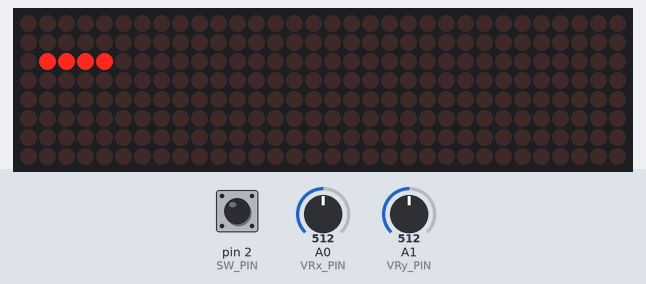
Bench run of a program on a simulated Arduino Uno, built with avr-gcc and run on an emulated ATmega328P. Shown: 32×8 LED matrix. Inputs (shaded band) come from the test bench; at power-on: A1 (VRy_PIN) = 512, pin 2 (SW_PIN) HIGH, A0 (VRx_PIN) = 512. Random numbers use the default seed unless the program sets one; what the program prints to the serial monitor is not drawn.

Above: at 1.2 s.
1.3 s: A1 (VRy_PIN) set to 900
At 3.2 s:
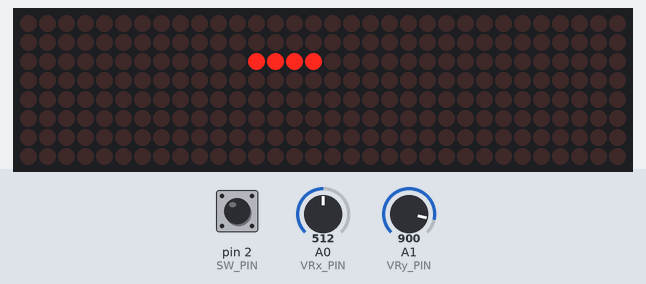
3.3 s: pin 2 (SW_PIN) pulled LOW for 3.2 s
At 6.61 s:
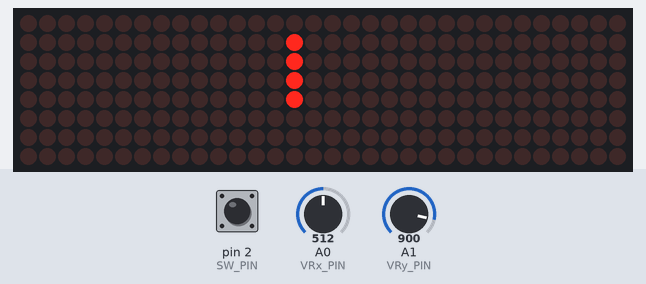
7.1 s: A0 (VRx_PIN) set to 592
9.2 s: A0 (VRx_PIN) set to 613
At 9.5 s:
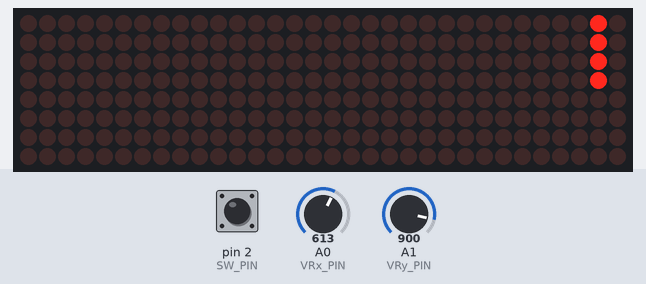
11.1 s: pin 2 (SW_PIN) pulled LOW for 0.15 s
At 11.79 s:
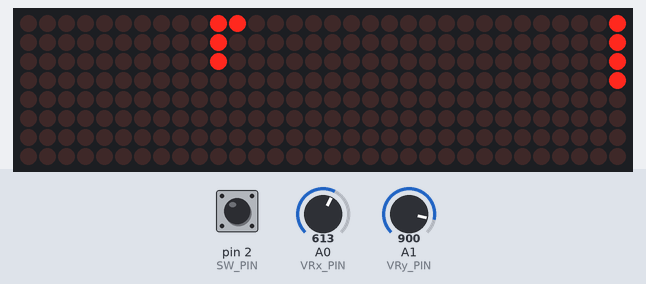
11.8 s: A1 (VRy_PIN) set to 1023
At 12.71 s:
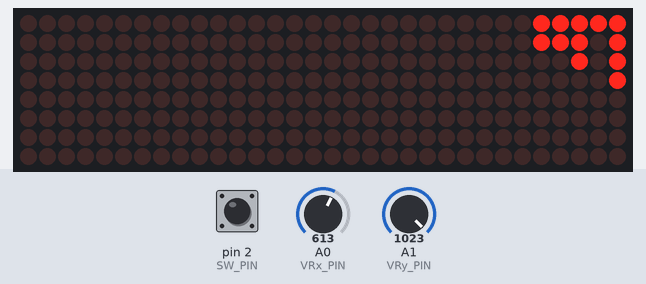
Timing chart, 0 to 14.8 s (numbered marks = the images above; inputs shaded):
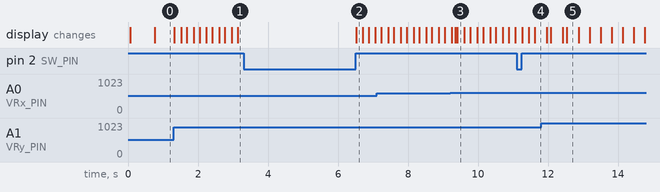

Measured:
- the behaviour switches between 600 and 601 on A0 (VRx_PIN) (found by bisection; images 2 and 3)

The program:

main.cpp
```cpp
/**
 * TETRIS GAME - SOLID REFACTORED
 * ═══════════════════════════════════════════════════════════════════════════
 *
 * ЦЕ ГОЛОВНИЙ ФАЙЛ ПРОГРАМИ - ТОЧКА ВХОДУ
 *
 * АРХІТЕКТУРА ПРОЕКТУ (як будівля з поверхів):
 * ┌─────────────────────────────────────────┐
 * │  main.cpp - ВХІД (1-й поверх)          │  ← Тут все починається
 * │  Ініціалізація + головний цикл         │
 * └────────────┬────────────────────────────┘
 *              │ скоординував
 * ┌────────────▼────────────────────────────┐
 * │  GameEngine.h - ЦЕНТР (2-й поверх)     │  ← Командний центр гри
 * │  Керує всіма компонентами              │
 * └────────────┬────────────────────────────┘
 *              │ використовує
 *    ┌─────────┼─────────┬──────────────┐
 *    │         │         │              │
 * ┌──▼──┐  ┌──▼──┐  ┌──▼──┐  ┌──▼──────┐
 * │Field│  │Block│  │Input│  │ Render   │
 * │ОТ   │  │CTRL │  │Handler      │
 * │(по) │  │(рух)│  │(кнопки)   │(вивід)  │
 * └─────┘  └─────┘  └─────┘  └──────────┘
 *
 * ПРИНЦИПИ SOLID (5 правил доброго коду):
 * ═══════════════════════════════════════════════════════════════════════════
 *
 * S - Single Responsibility (Одна відповідальність)
 *     → Кожен клас робить ОДНЕ, але робить це добре
 *     → Приклад: GameField тільки керує полем, не малює його
 *
 * O - Open/Closed (Відкрито для розширення, закрито для змін)
 *     → Легко додавати нові фічі без зміни старого коду
 *     → Приклад: можна додати новий тип блоку без змін GameEngine
 *
 * L - Liskov Substitution (Заміна без проблем)
 *     → Підклас можна використовувати замість батька
 *     → Приклад: будь-який Block можна використовувати як Block
 *
 * I - Interface Segregation (Маленькі інтерфейси)
 *     → Не змушуйте клас реалізувати непотрібні методи
 *     → Приклад: InputHandler не має методів для малювання
 *
 * D - Dependency Inversion (Залежіть від ідей, не від реалізації)
 *     → Передавайте залежності як параметри конструктора
 *     → Приклад: GameEngine отримує ledControl, а не створює його
 */

#include <Arduino.h>
#include <LedControl.h>
#include "core/GameEngine.h"

// ═══════════════════════════════════════════════════════════════════════════
// КОНФІГУРАЦІЯ АПАРАТУРИ (піни Arduino)
// ═══════════════════════════════════════════════════════════════════════════
// Це місця, де підключено фізичні пристрої до Arduino

// LED матриця (MAX7219) піни
#define DIN_PIN 6      // Data IN (передача даних)
#define CLK_PIN 5      // Clock (синхронізація)
#define CS_PIN 3       // Chip Select (вибір мікросхеми)
#define NUM_MODULES 4  // Кількість модулів 8x8 LED (4 модулі = 32 пікселя висоти)

// Джойстик піни
#define VRx_PIN A0     // Вісь X (вліво-вправо)
#define VRy_PIN A1     // Вісь Y (вгору-вниз)
#define SW_PIN 2       // Кнопка (поворот блока)

// Параметри гри
const int SCREEN_WIDTH = 8;      // Ширина екрану: 8 пікселів
const int SCREEN_HEIGHT = 32;    // Висота екрану: 8 * 4 модулей = 32 пікселя

// ═══════════════════════════════════════════════════════════════════════════
// ГЛОБАЛЬНІ ОБЄКТИ (СИНГЛТОНИ - один на весь проект)
// ═══════════════════════════════════════════════════════════════════════════
// Ці обєкти існують від початку та до кінця програми

// LedControl - обєкт для керування LED матрицею
// (передаємо йому піни, щоб він знав як комунікувати)
LedControl ledControl(DIN_PIN, CLK_PIN, CS_PIN, NUM_MODULES);

// JoystickInput - обєкт для читання джойстика (палиці керування)
JoystickInput joystick(VRx_PIN, VRy_PIN);

// ButtonInput - обєкт для читання кнопки (повороту)
ButtonInput rotateButton(SW_PIN);

// GameEngine - головний клас гри (FACADE паттерн)
// Це центр командування - він керує всім!
// Буде створено у setup() як локальна змінна
GameEngine *gameEngine = nullptr;

// ═══════════════════════════════════════════════════════════════════════════
// ФУНКЦІЇ ARDUINO
// ═══════════════════════════════════════════════════════════════════════════

/**
 * setup() - ЗАПУСК ПРОГРАМИ
 *
 * Виконується ОДИН РАЗ на початку
 * Тут ми ініціалізуємо (готуємо до роботи) всі компоненти
 */
void setup() {
    // Запустити послідовний монітор (для DEBUG інформації)
    Serial.begin(9600);

    // Ініціалізувати генератор випадкових чисел
    // (потрібен для випадкового вибору фігур)
    randomSeed(analogRead(0));

    // СТВОРИТИ ЦЕНТР КОМАНДУВАННЯ ГОРИ
    // Тепер використовуємо динамічне виділення пам'яті
    // Це необхідно тому що GameEngine потребує посилань на інші обєкти
    // які мають довгий жиночний цикл (весь час програми)
    gameEngine = new GameEngine(
        SCREEN_WIDTH,
        SCREEN_HEIGHT,
        NUM_MODULES,
        ledControl,
        joystick,
        rotateButton
    );

    // Розпочати нову гру
    gameEngine->init();

    // Надіслати повідомлення на комп'ютер (DEBUG)
    Serial.println("Game Started!");
}


/**
 * loop() - ГОЛОВНИЙ ЦИ ПРОГРАМИ
 *
 * Виконується ПОСТІЙНО (тисячі разів на секунду)
 * Це як серцебиття програми - без цього гра не рухається
 */
void loop() {
    // КРОК 1: Оновити один кадр гри
    // (обробити введення, перемістити блок, перевірити колізії)
    gameEngine->update();

    // КРОК 2: Перевірити чи гра закінчена
    if (gameEngine->getGameOverStatus()) {
        // Вивести на екран результат гри
        Serial.print("GAME OVER! Score: ");
        Serial.println(gameEngine->getScore());

        // Чекати поки гравець натисне кнопку для нової гри
        // У цьому часі показуємо "PLAY" з миготінням
        gameEngine->waitForRestart();
    }
}
```

Block.h
```cpp
#pragma once

/**
 * МОДУЛЬ: Block.h (ТЕТРИС ФІГУРА)
 * ═══════════════════════════════════════════════════════════════════════════
 *
 * ВІДПОВІДАЛЬНІСТЬ: Представлення одного падаючого блока/фігури
 *
 * Це найпростіший клас - просто КОНТЕЙНЕР для даних про блок!
 * Он не рухається сам, не малює себе, тільки ЗБЕРІГАЄ інформацію:
 *   - Яка форма (I, O, T, L, J, S, Z)?
 *   - Де він знаходиться (X, Y)?
 *   - Як він повернений (rotation)?
 *
 * АНАЛОГІЯ: це як фото фігури - просто стаття інформації
 *
 * ПРИНЦИП SOLID: Single Responsibility (Одна Відповідальність)
 * ═══════════════════════════════════════════════════════════════════════════
 * Блок ТІЛЬКИ зберігає дані.
 * Рух - робить BlockController
 * Малювання - робить GameRenderer
 * Перевірка колізій - робить GameField
 *
 * Кожен клас робить ОДНЕ, але робить це добре!
 *
 * ЩО ТАКЕ ShapePtr?
 * ═══════════════════════════════════════════════════════════════════════════
 * ShapePtr - це посилання на масив координат
 *
 * Кожна Тетрис фігура = 4 квадрати в певному порядку
 * Наприклад, фігура "I" виглядає як:
 *   ██████ (4 квадрати в ряд)
 *
 * В коді це представляють як массив з 4 точок:
 *   shape = { {0,0}, {1,0}, {2,0}, {3,0} }
 *   (точка 0,0), (точка 1,0), (точка 2,0), (точка 3,0)
 *
 * ShapePtr = посилання на такий массив
 */

// TYPEDEF - це як синонім імені
// typedef const int (*ShapePtr)[2];
// Значить: ShapePtr = "посилання на const массив [2] int"
// Тобто: посилання на координати (X, Y) фігури
typedef const int (*ShapePtr)[2];

/**
 * КЛАС BLOCK - ОДНА ТЕТРИС ФІГУРА
 */
class Block {
public:
    // ────────────────────────────────────────────────────────────────────────
    // ПУБЛІЧНІ ДАНІ (доступні всім)
    // ────────────────────────────────────────────────────────────────────────
    // Просто зберігаємо інформацію про фігуру

    ShapePtr shape;        // Посилання на форму (I, O, T, L, J, S, Z)
                           // Приклад: {{0,0}, {1,0}, {2,0}, {3,0}} для "I"

    int x, y;              // ПОЗИЦІЯ блока на полі
                           // x = координата слівно (0-7)
                           // y = координата зверху вниз (0-31)

    int rotation;          // ВЕРСІЯ ПОВОРОТУ (0, 1, 2, 3)
                           // Кожна фігура може мати кілька варіантів повороту
                           // (деякі фігури мають менше версій)

    char type;             // ТИП ФІГУРИ (символ для ідентифікації)
                           // 'I' = пряма лінія
                           // 'O' = квадрат (не крутиться)
                           // 'T' = буква Т
                           // 'L' = буква L
                           // 'J' = буква J
                           // 'S' = хвиля вправо
                           // 'Z' = хвиля вліво

    // ────────────────────────────────────────────────────────────────────────
    // КОНСТРУКТОРИ (способи створення обєкту)
    // ────────────────────────────────────────────────────────────────────────

    /**
     * КОНСТРУКТОР БЕЗ ПАРАМЕТРІВ (default)
     *
     * Використовується:  Block b;
     * Створює "пустий" блок з базовими значеннями
     */
    Block()
        : shape(nullptr),    // Немає форми
          x(0),              // Позиція 0,0
          y(0),
          rotation(0),       // Не повернений
          type('O') {}       // Тип "O" (квадрат)

    /**
     * КОНСТРУКТОР З ПАРАМЕТРАМИ
     *
     * Використовується:  Block b(shape, 3, 5, 0, 'I');
     * Створює блок з заданими параметрами
     *
     * Параметри:
     *   s = форма (посилання на масив координат)
     *   px = X позиція
     *   py = Y позиція
     *   rot = поточний поворот (0-3)
     *   t = тип ('I', 'O', 'T', 'L', 'J', 'S', 'Z')
     */
    Block(ShapePtr s, int px, int py, int rot, char t)
        : shape(s),         // Встановити форму
          x(px),            // Встановити X
          y(py),            // Встановити Y
          rotation(rot),    // Встановити поворот
          type(t) {}        // Встановити тип

    // ────────────────────────────────────────────────────────────────────────
    // БІЛЬШЕ НЕ ТРЕБА!
    // ────────────────────────────────────────────────────────────────────────
    // Block - це така "тупа" структура для даних
    // Всі операції з блоком (рух, поворот) роблять інші класи!
};
```

BlockController.h
```cpp
#pragma once

/**
 * МОДУЛЬ: BlockController.h (КОНТРОЛЕР РУХУ)
 * ═══════════════════════════════════════════════════════════════════════════
 *
 * ВІДПОВІДАЛЬНІСТЬ: Керування рухом та поворотом блока
 *
 * Це як водій - він керує машиною (блоком):
 *   - Рухає ліворуч/праворуч
 *   - Обертає
 *   - Опускає вниз
 *
 * Важливо: BlockController НЕ вирішує чи є колізія.
 * Він питає GameField: "Можна сюди рухнутися?"
 * Якщо "ні" - залишається на місці.
 *
 * ПРИНЦИП SOLID:
 * - Single Responsibility: Тільки рух і поворот блока
 * - Dependency Inversion: Залежить від GameField (питає про колізії)
 * - Open/Closed: Легко додати новий тип поворотів
 */

#include "Block.h"
#include "GameField.h"
#include "ShapeData.h"

/**
 * КЛАС BLOCKCONTROLLER - КЕРУВАННЯ БЛОКОМ
 */
class BlockController {
private:
    // ────────────────────────────────────────────────────────────────────────
    // ПРИВАТНІ ЧЛЕНИ (видно тільки всередині)
    // ────────────────────────────────────────────────────────────────────────

    Block &currentBlock;              // ПОСИЛАННЯ на поточний блок (рухаємо цей)
    GameField &field;                 // ПОСИЛАННЯ на поле (перевіряємо колізії)
    IShapeProvider &shapeProvider;    // ПОСИЛАННЯ на постачальника форм (для поворотів)

public:
    // ────────────────────────────────────────────────────────────────────────
    // КОНСТРУКТОР
    // ────────────────────────────────────────────────────────────────────────

    /**
     * BlockController(Block &block, GameField &gameField, IShapeProvider &provider)
     *
     * Отримує три посилання на інші компоненти:
     *   - block = блок який буде рухати
     *   - gameField = поле де відбувається рух
     *   - provider = постачальник форм для поворотів
     */
    BlockController(Block &block, GameField &gameField, IShapeProvider &provider)
        : currentBlock(block), field(gameField), shapeProvider(provider) {}

    // ────────────────────────────────────────────────────────────────────────
    // ПУБЛІЧНІ МЕТОДИ (рух блока)
    // ────────────────────────────────────────────────────────────────────────

    /**
     * moveLeft() - РУХНУТИ БЛОК ЛІВОРУЧ
     *
     * Процес:
     * 1. Перевірити чи можна рухнути ліворуч (питаємо GameField)
     * 2. Якщо можна - зменшити X на 1
     * 3. Якщо нема місця - залишити на місці (нічого не робимо)
     */
    void moveLeft() {
        // checkCollision повідомляє: true = є удар, false = вільно
        if (!field.checkCollision(currentBlock, currentBlock.x - 1, currentBlock.y)) {
            // Можна рухнути! Зменшуємо X на 1
            currentBlock.x -= 1;
        }
        // Якще є удар, просто нічого не робимо - блок залишається на місці
    }

    /**
     * moveRight() - РУХНУТИ БЛОК ПРАВОРУЧ
     *
     * Те саме що moveLeft, але в іншу сторону
     */
    void moveRight() {
        // Перевіриці чи можна рухнути праворуч
        if (!field.checkCollision(currentBlock, currentBlock.x + 1, currentBlock.y)) {
            // Можна рухнути! Збільшуємо X на 1
            currentBlock.x += 1;
        }
    }

    /**
     * rotate() - ОБЕРНУТИ БЛОК НА 90 ГРАДУСІВ
     *
     * Складна операція з 4 кроками:
     * 1. Дізнатися скільки版本 повороту у цього блока (2, 4 для різних фігур)
     * 2. Обчислити наступний поворот ((текущий + 1) % максимум)
     * 3. Застосувати новий поворот (змінити форму)
     * 4. Якщо утворилась колізія - відкотити назад
     */
    void rotate() {
        // КРОК 1: Дізнатися скільки версій повороту у цього типу блока
        // (Фігура 'O' = 1 версія, фігура 'T' = 4 версії)
        int rotationCount = shapeProvider.getRotationCount(currentBlock.type);

        // КРОК 2: Обчислити наступний поворот
        // % (modulo) = залишок від ділення
        // (0 + 1) % 4 = 1, (1 + 1) % 4 = 2, (3 + 1) % 4 = 0 (цикл назад)
        int nextRotation = (currentBlock.rotation + 1) % rotationCount;

        // КРОК 3: Зберегти старий стан на випадок ошибки
        // Якщо поворот не вийде - можемо повернутися назад
        Block backup = currentBlock;  // Копіюємо весь блок

        // КРОК 4: Застосувати новий поворот
        currentBlock.rotation = nextRotation;  // Встановити новий номер повороту
        currentBlock.shape = shapeProvider.getShape(currentBlock.type, nextRotation);  // Отримати нову форму

        // КРОК 5: Перевірити чи є колізія після повороту
        if (field.checkCollision(currentBlock, currentBlock.x, currentBlock.y)) {
            // ❌ УПС! Удар! Не можна так обертатися (дісь у стіну)
            // Повертаємо старий стан
            currentBlock = backup;
        }
        // ✅ Поворот успішний!
    }

    /**
     * dropOneStep() - ОПУСТИТИ БЛОК НА ОДИН РЯДОК ВНИЗ
     *
     * Повідомляє:
     *   true = блок продовжує падати (успішно рухнувся)
     *   false = блок упав на дно (не можна рухнути ще вниз)
     *
     * Це найважливіший метод - гра використовує його постійно!
     */
    bool dropOneStep() {
        // Перевірити чи можна опустити блок на 1 ряд вниз (Y + 1)
        if (field.checkCollision(currentBlock, currentBlock.x, currentBlock.y + 1)) {
            // ❌ НЕ можна! Дно або інший блок
            return false;  // Сигналізуємо що блок "прилип"
        }

        // ✅ Можна рухнути! Збільшуємо Y на 1 (вниз)
        currentBlock.y += 1;
        return true;  // Сигналізуємо що блок продовжує падати
    }

    /**
     * getCurrentBlock() - ОТРИМАТИ ПОТОЧНИЙ БЛОК
     *
     * Дозволяє іншим компонентам прочитати інформацію про блок
     * const - обіцяємо не змінювати блок через цей метод
     */
    const Block &getCurrentBlock() const {
        return currentBlock;
    }

    /**
     * Встановити новий блок
     */
    void setBlock(const Block &newBlock) {
        currentBlock = newBlock;
    }
};
```

BlockFactory.h
```cpp
#pragma once

/**
 * МОДУЛЬ: BlockFactory.h
 * ВІДПОВІДАЛЬНІСТЬ: Створення нових блоків
 *
 * ПРИНЦИП SOLID:
 * - Single Responsibility: Тільки генерування нових блоків
 * - Open/Closed: Легко додати нові типи фігур
 * - Dependency Inversion: Залежить від IShapeProvider, а не від конкретної реалізації
 */

#include "Block.h"
#include "ShapeData.h"

class BlockFactory {
private:
    IShapeProvider &shapeProvider;
    const int screenWidth;

public:
    BlockFactory(IShapeProvider &provider, int screenW)
        : shapeProvider(provider), screenWidth(screenW) {}

    /**
     * Створити новий випадковий блок у верхній частині поля
     */
    Block createRandomBlock() {
        int figureHalfSize = 2;
        int centerX = screenWidth / 2 - figureHalfSize;

        // Випадково обрати один з 7 типів
        const char types[] = {'I', 'O', 'T', 'L', 'J', 'S', 'Z'};
        char selectedType = types[random(7)];

        ShapePtr shape = shapeProvider.getShape(selectedType, 0);

        return Block(shape, centerX, 0, 0, selectedType);
    }
};
```

GameTimer.h
```cpp
#pragma once

/**
 * МОДУЛЬ: GameTimer.h
 * ВІДПОВІДАЛЬНІСТЬ: Управління часовими інтервалами в грі
 *
 * ПРИНЦИП SOLID:
 * - Single Responsibility: Тільки часові інтервали
 * - Open/Closed: Готово до розширення новими типами таймерів
 */

class GameTimer {
private:
    unsigned long lastTime;
    unsigned long interval;  // Тепер не const, щоб дозволити setInterval

public:
    GameTimer(unsigned long timerInterval)
        : lastTime(0), interval(timerInterval) {}

    /**
     * Перевірити чи пройшов достатній час
     * і оновити таймер якщо так
     */
    bool isReady() {
        unsigned long now = millis();
        if (now - lastTime >= interval) {
            lastTime = now;
            return true;
        }
        return false;
    }

    /**
     * Встановити нов значення інтервалу
     */
    void setInterval(unsigned long newInterval) {
        interval = newInterval;
    }

    /**
     * Отримати час останньої активації
     */
    unsigned long getLastTime() const {
        return lastTime;
    }

    /**
     * Переустановити таймер
     */
    void reset() {
        lastTime = millis();
    }
};

/**
 * Контейнер для управління всіма таймерами гри
 */
class GameTimerManager {
public:
    GameTimer moveTimer{200};     // Інтервал між поточними рухами
    GameTimer dropTimer{500};     // Інтервал падіння блока
    GameTimer refreshTimer{33};   // Інтервал оновлення екрану (~30 FPS)

    void reset() {
        moveTimer.reset();
        dropTimer.reset();
        refreshTimer.reset();
    }
};
```

Source omitted: GameEngine.h (11307 bytes), GameField.h (9258 bytes), GameRenderer.h (8148 bytes), InputHandler.h (2226 bytes), ShapeData.h (2647 bytes)
